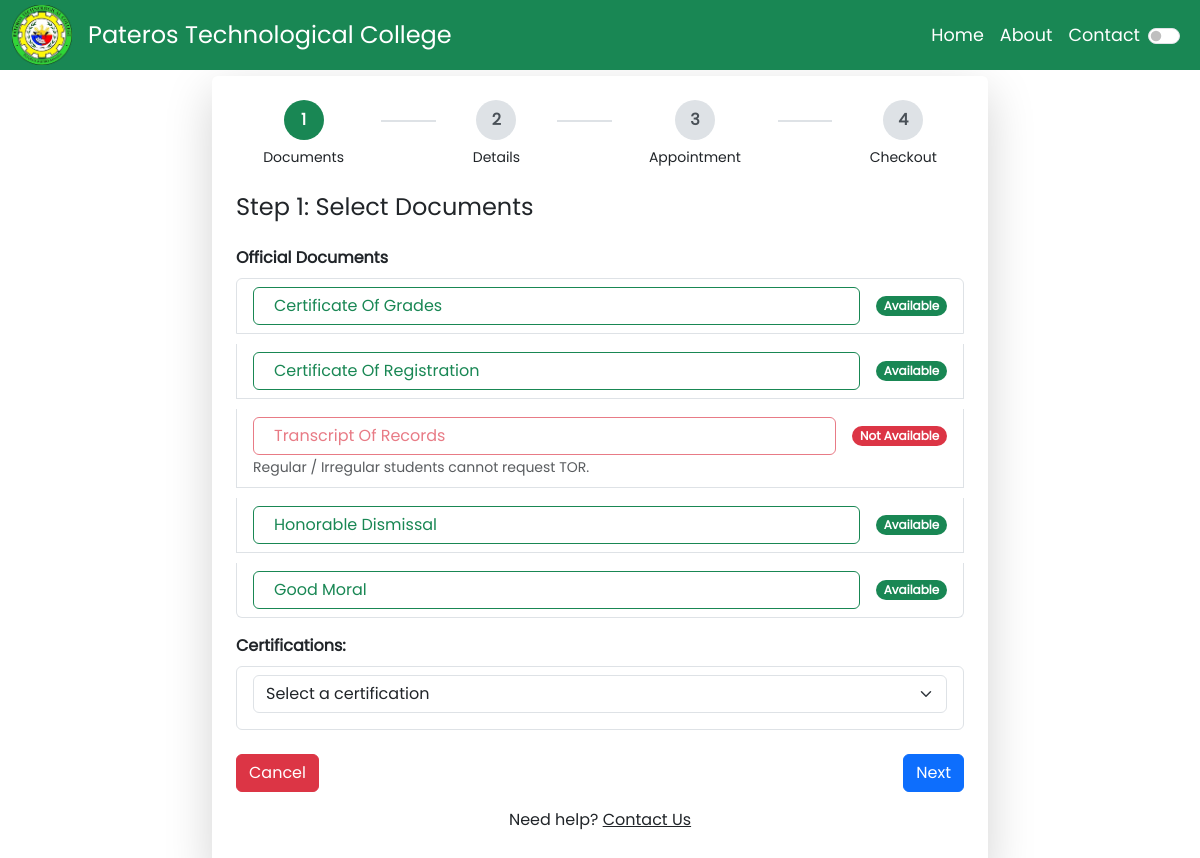
Screenshot of /student/add-request.php (signed in) with the database file from the repository.
### tables this page shows
CREATE TABLE `documents` (
  `id` int(15) NOT NULL,
  `code` varchar(15) NOT NULL,
  `name` varchar(255) NOT NULL,
  `price` int(15) NOT NULL,
  `is_available` enum('yes','no') NOT NULL DEFAULT 'yes',
  `eta` int(15) NOT NULL,
  `doc_type` enum('Official','Certification') NOT NULL
);

### config/db.php (called while the page is built, shortened)
<?php
class class_model {
    private string $host = "localhost";
    private string $user = "root";
    private string $pass = "";
    private string $dbname = "practice2";
    private mysqli $mysqli;
    public function __construct()
    {
        $this->mysqli = new mysqli($this->host, $this->user, $this->pass, $this->dbname);
    }
    public function getDocuments2() {
        $sql = "SELECT * FROM documents WHERE doc_type = 'Official'";
        $result = $this->mysqli->query($sql);
        return $result->fetch_all(MYSQLI_ASSOC);
    }
}

### student/add-request.php (the view, shortened to what this page needs)
<?php
require_once '../config/db.php';
$cm = new class_model();
?>
<!DOCTYPE html>
<html lang="en">
<head>
    <link rel="stylesheet" href="../vendor/bootstrapv5/css/bootstrap.min.css">
    <link rel="stylesheet" href="../assets/css/app.css">
    <link rel="stylesheet" href="https://cdn.jsdelivr.net/npm/flatpickr/dist/flatpickr.min.css">
</head>
<body>
    <header class="text-white text-center">
        <nav class="navbar ">
            <nav class="container-fluid bg-success navbar-expand-lg navbar-light fixed-top">
                <a class="navbar-brand text-white d-none d-lg-flex align-items-center" href="/drmsv3/student/index.php">
                    <img src="../assets/images/logo.png" alt="PTC Logo" style="width: 60px; height: 60px;" class="me-3">
                    <span style="font-size: 1.50rem; line-height: 60px;">Pateros Technological College</span>
                </a>
                <div class="collapse navbar-collapse" id="navbarNav">
                    <ul class="navbar-nav ms-auto align-items-center">
                        <li class="nav-item">
                            <a class="nav-link active text-white" aria-current="page" href="#" style="font-size: 1.1rem;">Home</a>
                        </li>
                        <li class="nav-item">
                            <a class="nav-link text-white" href="#" style="font-size: 1.1rem;">About</a>
                        </li>
                        <li class="nav-item">
                            <a class="nav-link text-white" href="#" style="font-size: 1.1rem;">Contact</a>
                        </li>
                        <li class="nav-item">
                            <div class="form-check form-switch d-flex align-items-center">
                                <input class="form-check-input me-2" type="checkbox" id="themeToggle">
                            </div>
                        </li>
                    </ul>
                </div>
            </nav>
    </header>
    <div class="container mt-1 py-1" style="max-width: 1200px;">
        <div class="row justify-content-center align-items-center mt-1 g-10">
            <div class="col-md-8 mt-5">
                <div class="p-4 shadow-lg rounded" style="background-color: var(--bg-color);">
                    <div class="d-flex justify-content-between mb-4" id="stepper">
                        <div class="text-center flex-fill">
                            <div class="circle active" id="step-circle-0">1</div>
                            <small>Documents</small>
                        </div>
                        <div class="line"></div>
                        <div class="text-center flex-fill">
                            <div class="circle" id="step-circle-1">2</div>
                            <small>Details</small>
                        </div>
                        <div class="line"></div>
                        <div class="text-center flex-fill">
                            <div class="circle" id="step-circle-2">3</div>
                            <small>Appointment</small>
                        </div>
                        <div class="line"></div>
                        <div class="text-center flex-fill">
                            <div class="circle" id="step-circle-3">4</div>
                            <small>Checkout</small>
                        </div>
                    </div>
                    <form id="addRequestForm">
                        <div class="step active" id="step1">
                            <h4 class="mb-4">Step 1: Select Documents</h4>
                            <?php $result = $cm->getDocuments2(); ?>
                            <?php if (!empty($result)): ?>
                                <div class="mb-3">
                                    <label for="document_selection" class="form-label fw-bold">Official Documents</label>
                                    <ul id="document_selection" class="list-group">
                                        <?php foreach ($result as $row):
                                            $docId = htmlspecialchars($row['id']);
                                            $docName = htmlspecialchars($row['name']);
                                            $docPrice = htmlspecialchars($row['price'] ?? 0);
                                            $docEta = htmlspecialchars($row['eta'] ?? 0);
                                            $needsExtraInputs = in_array($docName, ['Certificate Of Grades', 'Certificate Of Registration']);
                                            $isGraduated = ($_SESSION['sessionuser']['status'] ?? '') === 'Graduated';
                                            $isRegularOrIrregular = in_array($_SESSION['sessionuser']['status'] ?? '', ['Regular', 'Irregular']);
                                            $isRestrictedDoc = $isGraduated && $needsExtraInputs;
                                            $isTORRestricted = $isRegularOrIrregular && $docName === 'Transcript Of Records';
                                            $isAvailable = $row['is_available'] === 'yes';
                                        ?>
                                            <li class="list-group-item">
                                                <div class="d-flex justify-content-between align-items-center">
                                                    <button type="button"
                                                        class="btn <?= !$isAvailable || $isRestrictedDoc || $isTORRestricted ? 'btn-outline-danger' : 'btn-outline-success' ?> document-toggle w-100 text-start"
                                                        data-doc-id="<?= $docId ?>"
                                                        data-doc-name="<?= $docName ?>"
                                                        data-doc-price="<?= $docPrice ?>"
                                                        data-doc-eta="<?= $docEta ?>"
                                                        <?= !$isAvailable || $isRestrictedDoc || $isTORRestricted ? 'disabled' : '' ?>>
                                                        <i class="fas fa-file-alt me-2"></i><?= $docName ?>
                                                    </button>
                                                    <span class="badge bg-<?= !$isAvailable || $isRestrictedDoc || $isTORRestricted ? 'danger' : 'success' ?> rounded-pill ms-3">
                                                        <?= !$isAvailable ? 'Not Available' : ($isRestrictedDoc || $isTORRestricted ? 'Not Available' : 'Available') ?>
                                                    </span>
                                                </div>
                                                <?php if ($isTORRestricted): ?>
                                                    <small class="text-muted text-danger" id="tor-restricted-message-<?= $docId ?>">Regular / Irregular students cannot request TOR.</small>
                                                <?php endif; ?>
                                            </li>
                                        <?php endforeach; ?>
                                    </ul>
                                </div>
                                <div class="mb-3">
                                    <label for="other_certification" class="form-label fw-bold">Certifications:</label>
                                    <ul id="certification_selection" class="list-group">
                                        <li class="list-group-item">
                                            <div class="d-flex justify-content-between align-items-center">
                                                <select class="form-select certification-select" id="other_certification" name="other_certification">
                                                    <option value="" selected>Select a certification</option>
                                                </select>
                                            </div>
                                        </li>
                                    </ul>
                                </div>
                            <?php else: ?>
                                <p class="text-muted text-center">No documents available for request.</p>
                            <?php endif; ?>
                        </div>
                        <div class="d-flex justify-content-between mt-4">
                            <button type="button" class="btn btn-danger" id="prevBtn">Cancel</button>
                            <button type="button" class="btn btn-primary" id="nextBtn">Next</button>
                        </div>
                    </form>
                    <p class="text-center mt-3">
                        Need help? <a href="/contact.php" style="color: var(--link-color);">Contact Us</a>
                    </p>
                </div>
            </div>
        </div>
    </div>
    <div id="toastContainer" class="position-fixed top-0 end-0 p-3" style="z-index: 9999"></div>
</body>
</html>

### assets/css/app.css (style rules this page uses)
body { font-family: 'Poppins', sans-serif; }
.step { display: none; }
.step.active { display: block; }
.circle { width: 40px; height: 40px; line-height: 40px; border-radius: 50%; display: inline-block; text-align: center; font-weight: bold; }
.line { flex: 1; height: 2px; background-color: #ccc; margin: auto 10px; }
.circle.active { background-color: #0d6efd; color: #fff; }
.circle { width: 40px; height: 40px; border-radius: 50%; background-color: #dee2e6; color: #495057; display: flex; align-items: center; justify-content: center; margin: 0 auto 5px; font-weight: bold; }
.circle.active { background-color: #198754; color: white; }
.line { flex: 1; height: 2px; background-color: #dee2e6; margin-top: 20px; }
#document_selection { gap: 10px; }
.circle { width: 40px; height: 40px; border-radius: 50%; background-color: #dee2e6; display: flex; align-items: center; justify-content: center; margin: 0 auto 5px; font-weight: bold; }
.line { flex: 1; height: 2px; background-color: #dee2e6; margin: 20px 10px 0; }
.document-toggle { transition: all 0.3s ease; }

### rows the page displays
documents: name "Certificate Of Grades", is_available "Available"
documents: name "Certificate Of Registration", is_available "Available"
documents: name "Transcript Of Records", is_available "Not Available"
documents: name "Honorable Dismissal", is_available "Available"
documents: name "Good Moral", is_available "Available"
